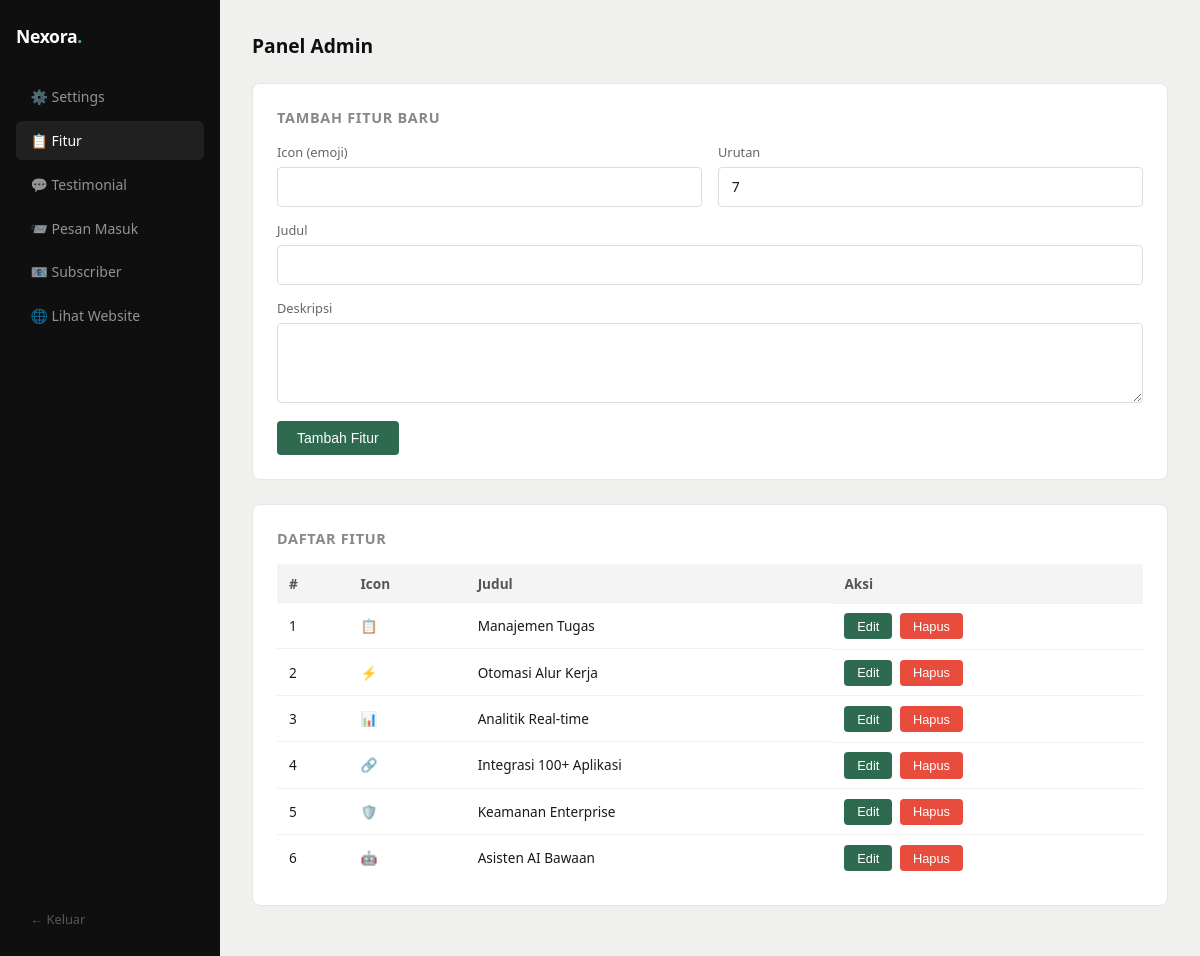
/mnt/user-data/outputs/nexora/admin/index.php?tab=features (signed in), run on the app's committed database.
### tables this page shows
CREATE TABLE IF NOT EXISTS features (
  id          INT UNSIGNED AUTO_INCREMENT PRIMARY KEY,
  icon        VARCHAR(10)  NOT NULL,
  title       VARCHAR(150) NOT NULL,
  description TEXT         NOT NULL,
  sort_order  TINYINT UNSIGNED DEFAULT 0,
  is_active   TINYINT(1) DEFAULT 1
);

### functions.php (called while the page is built, shortened)
<?php
function e(string $str): string {
    return htmlspecialchars($str, ENT_QUOTES | ENT_SUBSTITUTE, 'UTF-8');
}
function get_features(PDO $pdo): array {
    $stmt = $pdo->query('SELECT * FROM features WHERE is_active = 1 ORDER BY sort_order ASC');
    return $stmt->fetchAll();
}

### mnt/user-data/outputs/nexora/admin/index.php (the view, shortened to what this page needs)
    </body></html><?php
require_once __DIR__ . '/../includes/db.php';
require_once __DIR__ . '/../includes/functions.php';
$settings     = $pdo->query('SELECT setting_key, setting_val FROM site_settings ORDER BY setting_key')->fetchAll();
$features     = get_features($pdo);
$active_tab   = $_GET['tab'] ?? 'settings';
?>
<!DOCTYPE html>
<html lang="id">
<head>
</head>
<body>
<div class="sidebar">
  <h1>Nexora<span>.</span></h1>
  <a href="index.php?tab=settings"     class="nav-item <?= $active_tab==='settings'?'active':'' ?>">⚙️ Settings</a>
  <a href="index.php?tab=features"     class="nav-item <?= $active_tab==='features'?'active':'' ?>">📋 Fitur</a>
  <a href="index.php?tab=testimonials" class="nav-item <?= $active_tab==='testimonials'?'active':'' ?>">💬 Testimonial</a>
  <a href="index.php?tab=messages"     class="nav-item <?= $active_tab==='messages'?'active':'' ?>">📨 Pesan Masuk</a>
  <a href="index.php?tab=subscribers"  class="nav-item <?= $active_tab==='subscribers'?'active':'' ?>">📧 Subscriber</a>
  <a href="../index.php" target="_blank" class="nav-item">🌐 Lihat Website</a>
  <a href="?logout=1" class="logout nav-item">← Keluar</a>
</div>
<div class="main">
  <h2>Panel Admin</h2>
  <?php if ($active_tab === 'settings'): ?>
  <div class="card">
    <h3>Site Settings</h3>
    <?php foreach ($settings as $s): ?>
    <form method="post" style="margin-bottom:1rem">
      <input type="hidden" name="act" value="save_setting">
      <input type="hidden" name="key" value="<?= e($s['setting_key']) ?>">
      <div class="form-row">
        <label><?= e($s['setting_key']) ?></label>
        <?php if (strlen($s['setting_val']) > 80): ?>
          <textarea name="val"><?= e($s['setting_val']) ?></textarea>
        <?php else: ?>
          <input type="text" name="val" value="<?= e($s['setting_val']) ?>">
        <?php endif; ?>
      </div>
      <button class="btn btn-green btn-sm">Simpan</button>
    </form>
    <hr>
    <?php endforeach; ?>
  </div>
  <?php elseif ($active_tab === 'features'): ?>
  <div class="card">
    <h3>Tambah Fitur Baru</h3>
    <form method="post">
      <div class="grid2">
        <div class="form-row"><label>Icon (emoji)</label><input type="text" name="icon" maxlength="10" required></div>
        <div class="form-row"><label>Urutan</label><input type="text" name="sort_order" value="<?= count($features)+1 ?>"></div>
      </div>
      <div class="form-row"><label>Judul</label><input type="text" name="title" required></div>
      <div class="form-row"><label>Deskripsi</label><textarea name="desc" required></textarea></div>
      <button class="btn btn-green">Tambah Fitur</button>
    </form>
  </div>
  <div class="card">
    <h3>Daftar Fitur</h3>
    <table>
      <thead><tr><th>#</th><th>Icon</th><th>Judul</th><th>Aksi</th></tr></thead>
      <tbody>
      <?php foreach ($features as $f): ?>
        <tr>
          <td><?= (int)$f['sort_order'] ?></td>
          <td><?= e($f['icon']) ?></td>
          <td><?= e($f['title']) ?></td>
          <td class="actions">
            <button onclick="editFeature(<?= htmlspecialchars(json_encode($f)) ?>)" class="btn btn-sm btn-green">Edit</button>
            <form method="post" style="display:inline" onsubmit="return confirm('Hapus fitur ini?')">
              <button class="btn btn-sm btn-red">Hapus</button>
            </form>
          </td>
        </tr>
      <?php endforeach; ?>
      </tbody>
    </table>
  </div>
  <?php endif; ?>
</div>
</body>
</html>

### mnt/user-data/outputs/nexora/admin/index.php (style rules this page uses)
* { box-sizing:border-box;margin:0;padding:0 }
body { font-family:system-ui,sans-serif;background:#f0f0ef;color:#1a1a1a;font-size:14px }
a { color:#2d6a4f;text-decoration:none }
.sidebar { position:fixed;top:0;left:0;bottom:0;width:220px;background:#0f0f0f;color:rgba(255,255,255,.7);padding:1.5rem 1rem;display:flex;flex-direction:column;gap:.35rem }
.sidebar h1 { font-size:1.1rem;color:#fff;margin-bottom:1.5rem;letter-spacing:-.02em }
.sidebar h1 span { color:#52b788 }
.nav-item { display:block;padding:.6rem .9rem;border-radius:6px;color:rgba(255,255,255,.55);font-size:.875rem;transition:background .15s }
.nav-item:hover,.nav-item.active { background:rgba(255,255,255,.07);color:#fff }
.logout { margin-top:auto;font-size:.8rem;color:rgba(255,255,255,.3) }
.main { margin-left:220px;padding:2rem }
h2 { font-size:1.2rem;margin-bottom:1.5rem;color:#0f0f0f }
.card { background:#fff;border:1px solid #e8e6e1;border-radius:8px;padding:1.5rem;margin-bottom:1.5rem }
.card h3 { font-size:.9rem;color:#888;letter-spacing:.05em;text-transform:uppercase;margin-bottom:1rem }
label { display:block;font-size:.8rem;color:#666;margin-bottom:.35rem;font-weight:500 }
input[type=text],input[type=email],textarea,select { width:100%;padding:.6rem .8rem;border:1px solid #ddd;border-radius:4px;font-size:.875rem;font-family:inherit;color:#1a1a1a;outline:none;transition:border-color .2s }
textarea { resize:vertical;min-height:80px }
.btn { padding:.55rem 1.25rem;border:none;border-radius:4px;cursor:pointer;font-size:.875rem;font-weight:500;transition:background .2s }
.btn-green { background:#2d6a4f;color:#fff }
.btn-red { background:#e74c3c;color:#fff }
.btn-sm { padding:.35rem .8rem;font-size:.8rem }
.grid2 { display:grid;grid-template-columns:1fr 1fr;gap:1rem }
table { width:100%;border-collapse:collapse;font-size:.85rem }
th { text-align:left;padding:.6rem .75rem;background:#f4f4f4;font-weight:600;color:#555 }
td { padding:.6rem .75rem;border-top:1px solid #f0f0ef }
.form-row { margin-bottom:.9rem }
.actions { display:flex;gap:.5rem;align-items:center }

### data on the page
features: sort_order "1", icon "📋", title "Manajemen Tugas"
features: sort_order "2", icon "⚡", title "Otomasi Alur Kerja"
features: sort_order "3", icon "📊", title "Analitik Real-time"
features: sort_order "4", icon "🔗", title "Integrasi 100+ Aplikasi"
features: sort_order "5", icon "🛡️", title "Keamanan Enterprise"
features: sort_order "6", icon "🤖", title "Asisten AI Bawaan"
